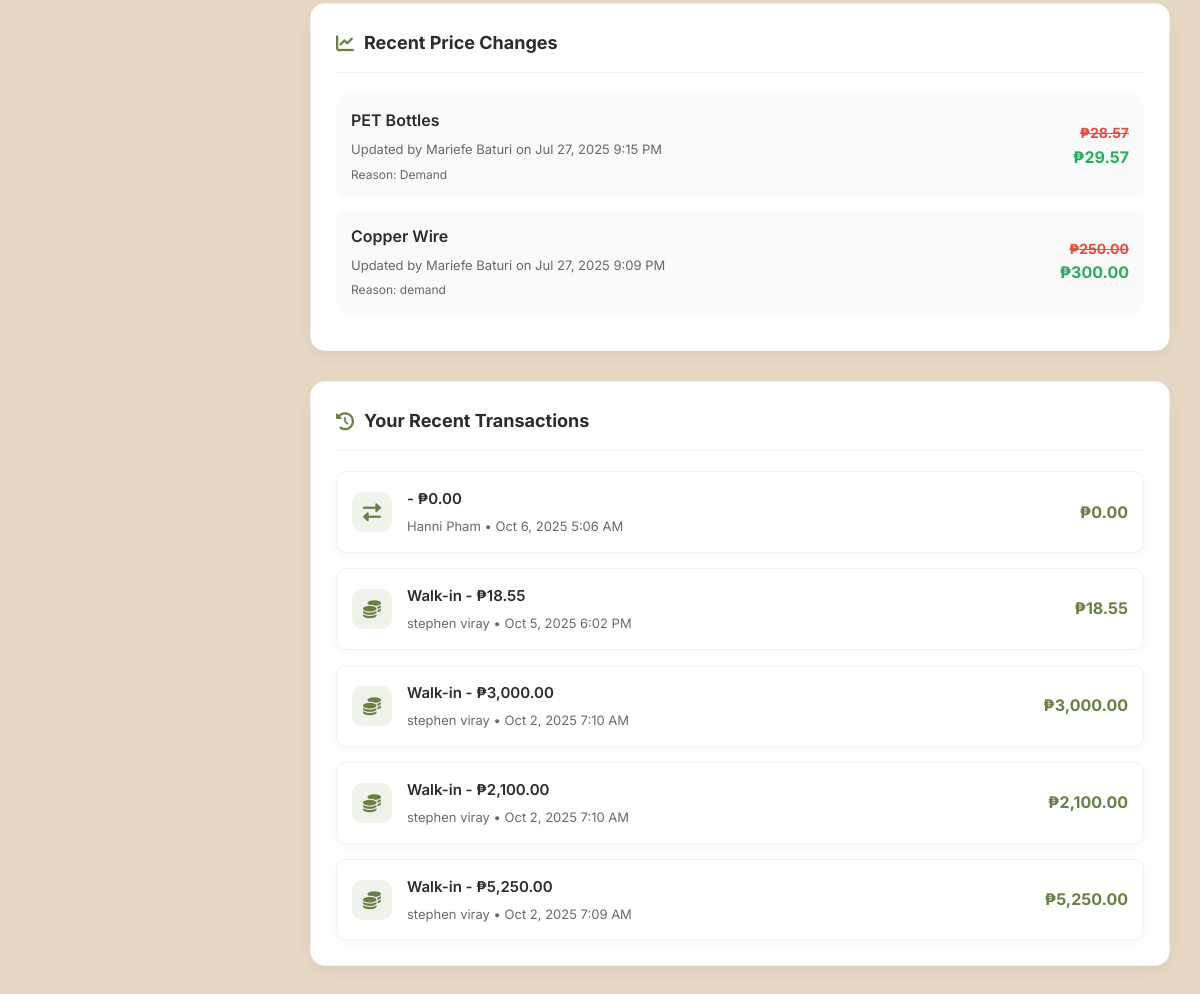
/Employee/Index.php (signed in, lower part), run on an earlier commit of the app's database.
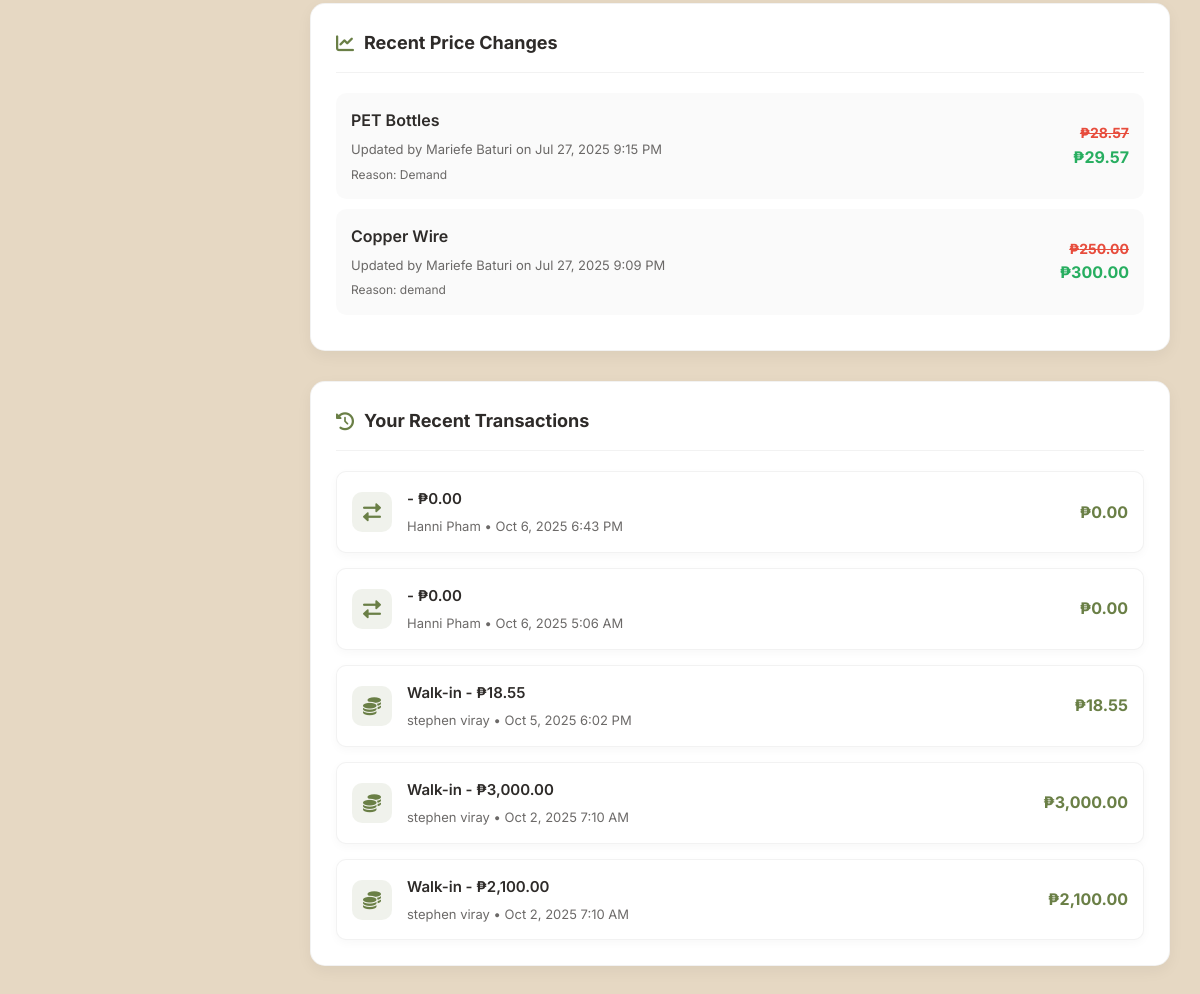
And on a later commit of the database.
### tables this page shows
CREATE TABLE `price_history` (
  `id` int(11) NOT NULL AUTO_INCREMENT,
  `material_id` int(11) NOT NULL,
  `old_price` decimal(10,2) NOT NULL,
  `new_price` decimal(10,2) NOT NULL,
  `change_date` timestamp NOT NULL DEFAULT current_timestamp(),
  `changed_by` int(11) NOT NULL,
  `reason` text DEFAULT NULL,
  PRIMARY KEY (`id`),
  KEY `fk_price_material` (`material_id`),
  KEY `fk_price_changed_by` (`changed_by`)
);

CREATE TABLE `materials` (
  `id` int(11) NOT NULL AUTO_INCREMENT,
  `material_option` enum('Copper Wire','PET Bottles','Aluminum Cans','Cardboard','Steel','Glass Bottles','Computer Parts','Iron Scrap','Stainless Steel','E-Waste','Yero (Corrugated Sheets)','Batteries') DEFAULT NULL,
  `unit_price` decimal(10,2) NOT NULL,
  `trend_change` decimal(10,2) DEFAULT 0.00,
  `trend_direction` enum('up','down','equal') DEFAULT 'equal',
  `category_id` int(11) DEFAULT NULL,
  `status` enum('active','inactive') DEFAULT 'active',
  `is_featured` tinyint(1) DEFAULT 0,
  `is_recyclable` tinyint(1) DEFAULT 1,
  `weight_unit` enum('kg','g','lbs') DEFAULT 'kg',
  `created_at` timestamp NOT NULL DEFAULT current_timestamp(),
  `updated_at` timestamp NOT NULL DEFAULT current_timestamp() ON UPDATE current_timestamp(),
  PRIMARY KEY (`id`),
  UNIQUE KEY `name` (`material_option`),
  UNIQUE KEY `material_option` (`material_option`),
  UNIQUE KEY `material_option_2` (`material_option`),
  UNIQUE KEY `material_option_3` (`material_option`),
  UNIQUE KEY `material_option_4` (`material_option`),
  KEY `fk_materials_category` (`category_id`),
  CONSTRAINT `fk_materials_category` FOREIGN KEY (`category_id`) REFERENCES `item_categories` (`id`) ON DELETE SET NULL
);

CREATE TABLE `employees` (
  `id` int(11) NOT NULL AUTO_INCREMENT,
  `first_name` varchar(100) NOT NULL,
  `last_name` varchar(100) NOT NULL,
  `username` varchar(50) NOT NULL,
  `password_hash` varchar(255) NOT NULL,
  `is_verified` tinyint(1) NOT NULL DEFAULT 0,
  `role_id` int(11) NOT NULL,
  `contact_number` varchar(20) DEFAULT NULL,
  `email` varchar(100) DEFAULT NULL,
  `profile_photo` varchar(255) DEFAULT NULL,
  `resume` varchar(255) DEFAULT NULL,
  `is_active` tinyint(1) DEFAULT 1,
  `created_at` timestamp NOT NULL DEFAULT current_timestamp(),
  `updated_at` timestamp NOT NULL DEFAULT current_timestamp() ON UPDATE current_timestamp(),
  `address` text DEFAULT NULL,
  `two_factor_auth` tinyint(1) DEFAULT 0,
  `two_factor_secret` varchar(32) DEFAULT NULL,
  `backup_codes` text DEFAULT NULL,
  `last_login` datetime DEFAULT NULL,
  PRIMARY KEY (`id`),
  UNIQUE KEY `username` (`username`),
  KEY `fk_employee_role` (`role_id`),
  CONSTRAINT `fk_employee_role` FOREIGN KEY (`role_id`) REFERENCES `employee_roles` (`id`)
);

CREATE TABLE `transactions` (
  `id` int(11) NOT NULL AUTO_INCREMENT,
  `transaction_id` varchar(20) NOT NULL,
  `user_id` int(11) DEFAULT NULL,
  `created_by` int(11) DEFAULT NULL,
  `name` varchar(100) NOT NULL,
  `transaction_type` enum('Pickup','Walk-in','Loyalty') NOT NULL,
  `type` enum('Purchase','Sale') NOT NULL DEFAULT 'Sale',
  `transaction_date` date NOT NULL,
  `transaction_time` time NOT NULL,
  `item_details` text NOT NULL,
  `additional_info` text DEFAULT NULL,
  `status` enum('Completed','Pending','Cancelled') DEFAULT 'Pending',
  `cancel_reason` text DEFAULT NULL,
  `cancelled_at` datetime DEFAULT NULL,
  `amount` decimal(10,2) NOT NULL,
  `created_at` timestamp NOT NULL DEFAULT current_timestamp(),
  `points_earned` int(11) DEFAULT 0,
  `points_redeemed` int(11) DEFAULT 0,
  `pickup_date` date DEFAULT NULL,
  `time_slot` varchar(50) DEFAULT NULL,
  `shipping_method` varchar(255) DEFAULT NULL,
  `shipping_fee` decimal(10,2) DEFAULT NULL,
  PRIMARY KEY (`id`),
  UNIQUE KEY `transaction_id` (`transaction_id`),
  KEY `user_id` (`user_id`)
);

CREATE TABLE `users` (
  `id` int(11) NOT NULL AUTO_INCREMENT,
  `first_name` varchar(50) NOT NULL,
  `last_name` varchar(50) NOT NULL,
  `username` varchar(50) DEFAULT NULL,
  `email` varchar(100) NOT NULL,
  `phone` varchar(20) NOT NULL,
  `address` text NOT NULL,
  `profile_image` varchar(255) DEFAULT NULL,
  `password_hash` varchar(255) NOT NULL,
  `user_type` enum('individual','business','collector') NOT NULL,
  `agreed_terms` tinyint(1) DEFAULT 0,
  `created_at` timestamp NOT NULL DEFAULT current_timestamp(),
  `loyalty_points` int(11) DEFAULT 0,
  `loyalty_tier` enum('bronze','silver','gold','platinum','diamond','ethereal') DEFAULT 'bronze',
  `referral_code` varchar(20) DEFAULT NULL,
  `referred_by` int(11) DEFAULT NULL,
  `is_admin` tinyint(1) DEFAULT 0,
  `last_login` datetime DEFAULT NULL,
  `is_verified` tinyint(1) DEFAULT 0,
  `verification_token` varchar(255) DEFAULT NULL,
  `token_expires_at` datetime DEFAULT NULL,
  `reset_token` varchar(64) DEFAULT NULL,
  `reset_token_expires` datetime DEFAULT NULL,
  `facebook_id` varchar(255) DEFAULT NULL,
  `api_key` varchar(64) DEFAULT NULL,
  `two_factor_auth` tinyint(1) DEFAULT 0,
  `two_factor_secret` varchar(32) DEFAULT NULL,
  PRIMARY KEY (`id`),
  UNIQUE KEY `email` (`email`),
  UNIQUE KEY `username_UNIQUE` (`username`),
  UNIQUE KEY `referral_code_UNIQUE` (`referral_code`),
  UNIQUE KEY `uniq_api_key` (`api_key`),
  KEY `idx_api_key` (`api_key`)
);

### Employee/Index.php (the view, shortened to what the changed rows need)
<?php
require_once 'maintenance_check.php';
$price_changes_query = "SELECT
    ph.material_id,
    m.material_option,
    ph.old_price,
    ph.new_price,
    ph.change_date,
    ph.reason,
    e.first_name,
    e.last_name
FROM price_history ph
JOIN materials m ON ph.material_id = m.id
JOIN employees e ON ph.changed_by = e.id
ORDER BY ph.change_date DESC
LIMIT 5";
$price_changes_result = $conn->query($price_changes_query);
$price_changes = [];
if ($price_changes_result) {
    while ($row = $price_changes_result->fetch_assoc()) {
        $price_changes[] = $row;
    }
}
$transactions_query = "SELECT
    t.transaction_id,
    t.transaction_type,
    t.transaction_date,
    t.transaction_time,
    t.item_details,
    t.status,
    t.amount,
    u.first_name,
    u.last_name
FROM transactions t
JOIN users u ON t.user_id = u.id
ORDER BY t.transaction_date DESC, t.transaction_time DESC
LIMIT 5";
$transactions_result = $conn->query($transactions_query);
$transactions = [];
if ($transactions_result) {
    while ($row = $transactions_result->fetch_assoc()) {
        $transactions[] = $row;
    }
}
?>
<!DOCTYPE html>
<html lang="en">
<head>
    <link rel="stylesheet" href="https://cdnjs.cloudflare.com/ajax/libs/font-awesome/6.0.0-beta3/css/all.min.css">
</head>
<body>
    <div class="main-content">
        <div class="price-changes">
            <?php if (!empty($price_changes)): ?>
                <?php foreach ($price_changes as $change): ?>
                    <div class="price-change-item">
                        <div class="price-change-info">
                            <div class="price-change-material"><?php echo htmlspecialchars($change['material_option']); ?></div>
                            <div class="price-change-details">
                                Updated by <?php echo htmlspecialchars($change['first_name'] . ' ' . $change['last_name']); ?> on <?php echo date('M j, Y g:i A', strtotime($change['change_date'])); ?>
                            </div>
                            <?php if (!empty($change['reason'])): ?>
                                <div class="price-change-reason">Reason: <?php echo htmlspecialchars($change['reason']); ?></div>
                            <?php endif; ?>
                        </div>
                        <div class="price-change-amount">
                            <div class="price-change-old">₱<?php echo number_format($change['old_price'], 2); ?></div>
                            <div class="price-change-new">₱<?php echo number_format($change['new_price'], 2); ?></div>
                        </div>
                    </div>
                <?php endforeach; ?>
            <?php endif; ?>
        </div>
        <div class="price-changes">
            <?php if (!empty($transactions)): ?>
                <div class="transaction-list">
                    <?php foreach ($transactions as $transaction): ?>
                        <div class="transaction-item">
                            <div class="transaction-info">
                                <div class="transaction-icon">
                                    <?php
                                    $icon = '';
                                    $color = 'var(--icon-green)';
                                    switch($transaction['transaction_type']) {
                                        case 'Walk-in':
                                            $icon = 'fa-coins';
                                            break;
                                        default:
                                            $icon = 'fa-exchange-alt';
                                    }
                                    ?>
                                    <i class="fas <?php echo $icon; ?>" style="color: <?php echo $color; ?>"></i>
                                </div>
                                <div class="transaction-details">
                                    <h4><?php echo htmlspecialchars($transaction['transaction_type']); ?> - ₱<?php echo number_format($transaction['amount'], 2); ?></h4>
                                    <p>
                                        <?php echo htmlspecialchars($transaction['first_name'] . ' ' . $transaction['last_name']); ?> •
                                        <?php echo date('M j, Y g:i A', strtotime($transaction['transaction_date'] . ' ' . $transaction['transaction_time'])); ?>
                                    </p>
                                </div>
                            </div>
                            <div class="transaction-amount" style="color: <?php echo $color; ?>">
                                ₱<?php echo number_format($transaction['amount'], 2); ?>
                            </div>
                        </div>
                    <?php endforeach; ?>
                </div>
            <?php endif; ?>
        </div>
    </div>
</body>
</html>

What changed in the data, as far as the page shows it:
no longer on this page (row unchanged): transactions: transaction_type "Walk-in", amount "5,250.00", user.last_name "stephen viray", transaction_date+transaction_time "Oct 2, 2025 7:09 AM"
added transactions: amount "0.00", user.last_name "Hanni Pham", transaction_date+transaction_time "Oct 6, 2025 6:43 PM"
